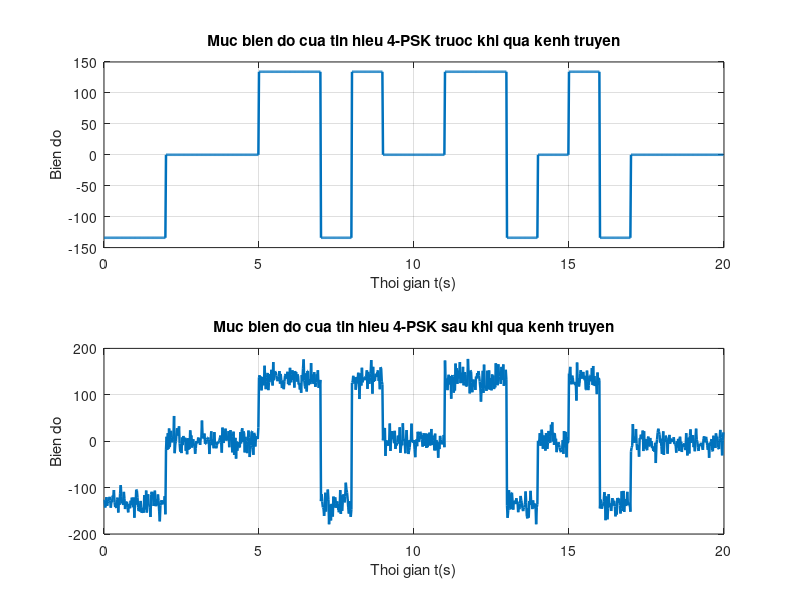
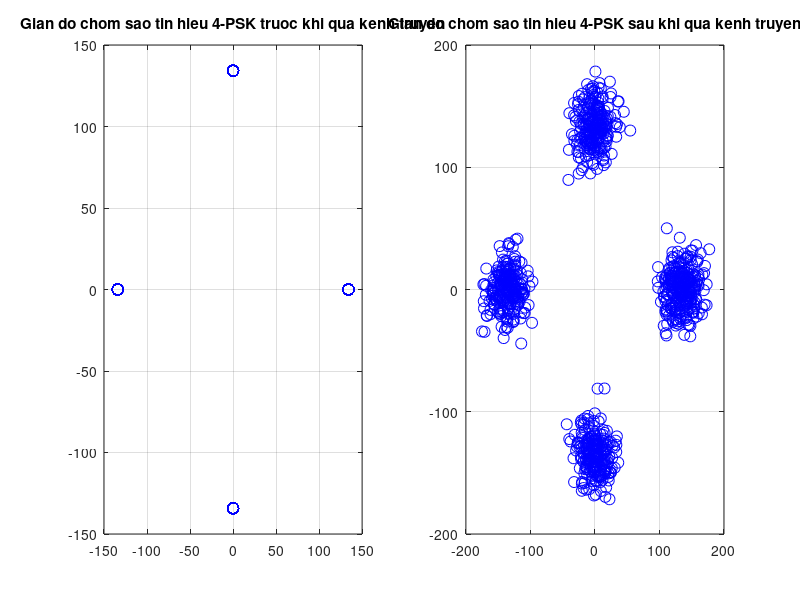
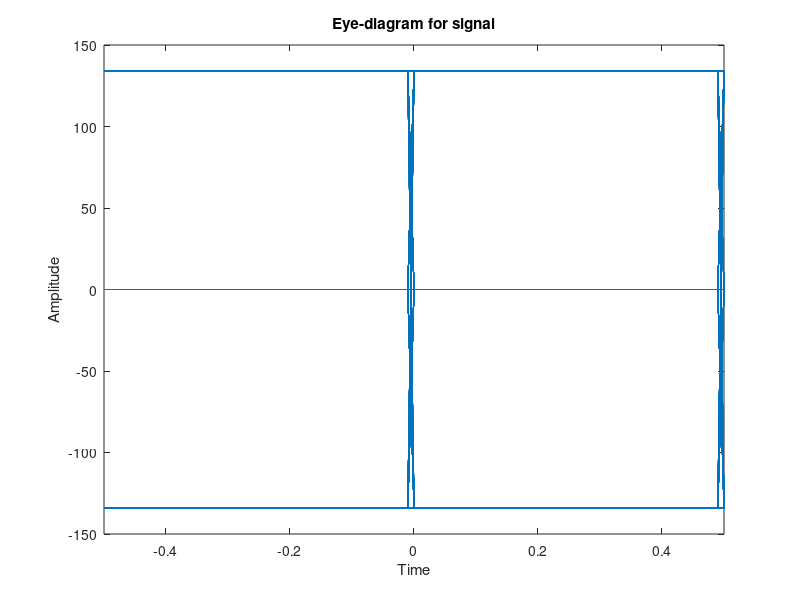
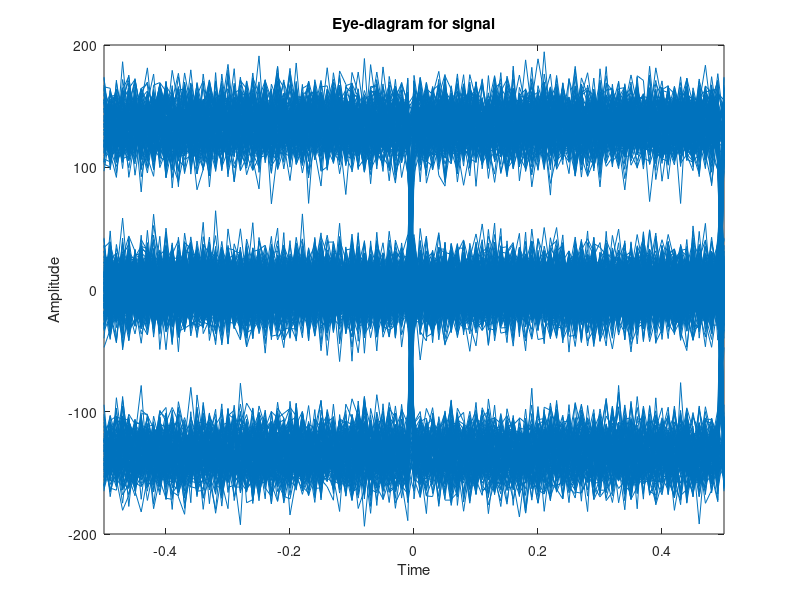

The MATLAB script that drew these images, in order:
% PSK
clear; clc; close all;

n_bits = 1000;
M = 4;
bit = randi([0 M-1], 1, n_bits);
dk = pskmod(bit, M, 0, 'gray');
Es = 9000;
Tsym = 1;
pulse_amp = sqrt(2*Es/Tsym);
phi0 = 0;
s_sym = dk .* exp(1i*phi0);
sps = 50;
st = repelem(s_sym, sps) * pulse_amp;

SNRdB = 10;
No = 10^(SNRdB/10);
sps = 50;
fs = sps / Tsym;
noise_var = No*fs;
noise = sqrt(noise_var/2) * (randn(1, length(st)) + 1i*randn(1, length(st)));

rt = st + noise;
t = (0:length(st)-1)/fs;
nums_disp = 20;
ind_dis = 1:(nums_disp*sps);

figure;
subplot(2, 1, 1);
plot(t(ind_dis), real(st(ind_dis)), 'LineWidth', 1.8);
title('Muc bien do cua tin hieu 4-PSK truoc khi qua kenh truyen');
xlabel('Thoi gian t(s)');
ylabel('Bien do');
grid on;

subplot(2, 1, 2);
plot(t(ind_dis), real(rt(ind_dis)), 'LineWidth', 1.8);
title('Muc bien do cua tin hieu 4-PSK sau khi qua kenh truyen');
xlabel('Thoi gian t(s)');
ylabel('Bien do');
grid on;

% b
opt_samp_idx = sps/2:sps:length(st);
st_sample = st(opt_samp_idx);
rt_sample = rt(opt_samp_idx);
figure;
subplot(1, 2, 1);
plot(real(st_sample), imag(st_sample), 'bo', 'MarkerSize', 8);
title('Gian do chom sao tin hieu 4-PSK truoc khi qua kenh truyen');
grid on;

subplot(1, 2, 2);
plot(real(rt_sample), imag(rt_sample), 'bo', 'MarkerSize', 8);
title('Gian do chom sao tin hieu 4-PSK sau khi qua kenh truyen');
grid on;

% c
eyediagram(real(st), 2*sps, Tsym);
set(gcf, 'Name', 'Gian do mat tin hieu 4-PSK truoc khi qua kenh truyen');

eyediagram(real(rt), 2*sps, Tsym);
set(gcf, 'Name', 'Gian do mat tin hieu 4-PSK sau khi qua kenh truyen');
